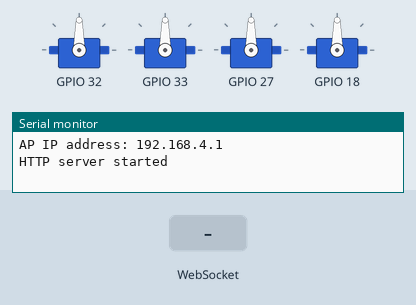
Recording of a sketch running on a simulated ESP32. On the bench: 4 × servo, the last lines printed to the serial monitor. Inputs (shaded band) come from the test bench.

Above: at 1.2 s.
1.3 s: WebSocket text "Base" received
At 2.5 s:
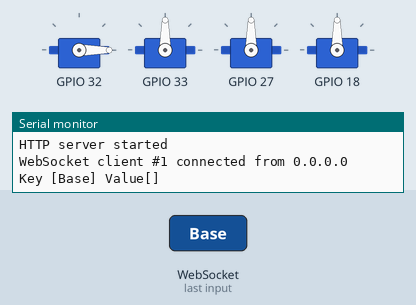
2.8 s: WebSocket text "Shoulder" received
At 3.8 s:
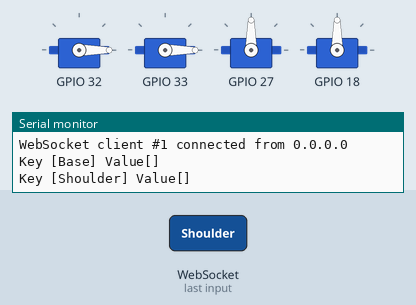
4.3 s: WebSocket text "Elbow" received
At 4.9 s:
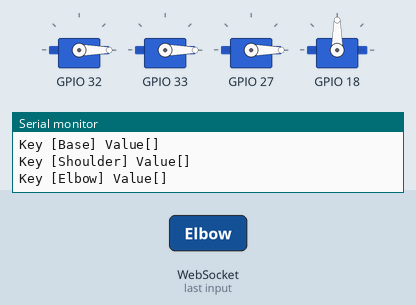
5.8 s: WebSocket text "Gripper" received
At 6.1 s:
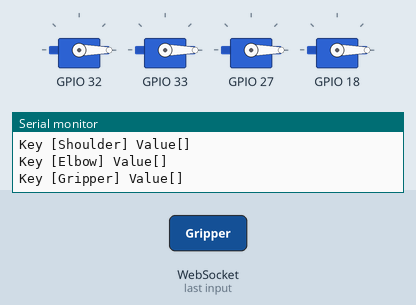
Timing chart, 0 to 8.3 s (numbered marks = the images above; inputs shaded):
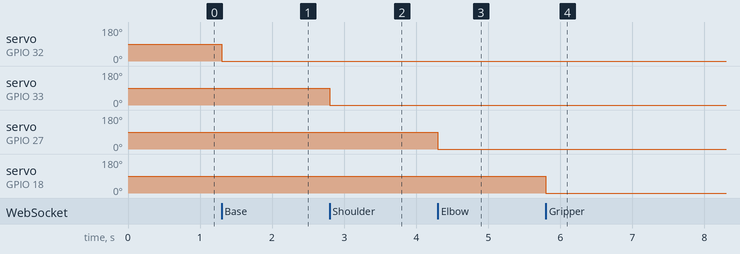

Measured:
- after the input at 1.3 s, servo on GPIO 32: 90° → 0° at once
- after the input at 2.8 s, servo on GPIO 33: 90° → 0° at once
- after the input at 4.3 s, servo on GPIO 27: 90° → 0° at once
- after the input at 5.8 s, servo on GPIO 18: 90° → 0° at once

The sketch:

robotic_arm.ino
```cpp
//192.169.4.1 this is the IP
#include <Arduino.h>
#include <WiFi.h>
#include <AsyncTCP.h>
#include <ESPAsyncWebServer.h>

#include <ESP32Servo.h>
#include <iostream>
#include <sstream>

struct ServoPins
{
  Servo servo;
  int servoPin;
  String servoName;
  int initialPosition;
};
std::vector<ServoPins> servoPins =
{
  { Servo(), 32 , "Base", 90},
  { Servo(), 33 , "Shoulder", 90},
  { Servo(), 27 , "Elbow", 90},
  { Servo(), 18 , "Gripper", 90},
};

unsigned long previousTimeInMilli = millis();

const char* ssid     = "GPK";
const char* password = "12345678";

AsyncWebServer server(80);
AsyncWebSocket wsRobotArmInput("/RobotArmInput");

const char* htmlHomePage PROGMEM = R"HTMLHOMEPAGE(
<!DOCTYPE html>
<html>
  <head>
  <meta name="viewport" content="width=device-width, initial-scale=1, maximum-scale=1, user-scalable=no">
    <style>

    .noselect {
      -webkit-touch-callout: none; /* iOS Safari */
        -webkit-user-select: none; /* Safari */
         -khtml-user-select: none; /* Konqueror HTML */
           -moz-user-select: none; /* Firefox */
            -ms-user-select: none; /* Internet Explorer/Edge */
                user-select: none; /* Non-prefixed version, currently
                                      supported by Chrome and Opera */
    }

    .slidecontainer {
      width: 100%;
    }

    .slider {
      -webkit-appearance: none;
      width: 100%;
      height: 20px;
      border-radius: 5px;
      background: #d3d3d3;
      outline: none;
      opacity: 0.7;
      -webkit-transition: .2s;
      transition: opacity .2s;
    }

    .slider:hover {
      opacity: 1;
    }

    .slider::-webkit-slider-thumb {
      -webkit-appearance: none;
      appearance: none;
      width: 40px;
      height: 40px;
      border-radius: 50%;
      background: red;
      cursor: pointer;
    }

    .slider::-moz-range-thumb {
      width: 40px;
      height: 40px;
      border-radius: 50%;
      background: red;
      cursor: pointer;
    }

    </style>

  </head>
  <body class="noselect" align="center" style="background-color:yellow">

    <h1 style="color: teal;text-align:center;">TECHYGUIDE</h1>
    <h2 style="color: teal;text-align:center;">Robot Arm</h2>

    <table id="mainTable" style="width:400px;margin:auto;table-layout:fixed" CELLSPACING=10>
      <tr/><tr/>
      <tr/><tr/>
      <tr>
        <td style="text-align:left;font-size:25px"><b>Gripper:</b></td>
        <td colspan=2>
         <div class="slidecontainer">
            <input type="range" min="0" max="180" value="90" class="slider" id="Gripper" oninput='sendButtonInput("Gripper",value)'>
          </div>
        </td>
      </tr>
      <tr/><tr/>
      <tr>
        <td style="text-align:left;font-size:25px"><b>Elbow:</b></td>
        <td colspan=2>
         <div class="slidecontainer">
            <input type="range" min="0" max="180" value="90" class="slider" id="Elbow" oninput='sendButtonInput("Elbow",value)'>
          </div>
        </td>
      </tr>
      <tr/><tr/>
      <tr>
        <td style="text-align:left;font-size:25px"><b>Shoulder:</b></td>
        <td colspan=2>
         <div class="slidecontainer">
            <input type="range" min="0" max="180" value="90" class="slider" id="Shoulder" oninput='sendButtonInput("Shoulder",value)'>
          </div>
        </td>
      </tr>
      <tr/><tr/>
      <tr>
        <td style="text-align:left;font-size:25px"><b>Waist:</b></td>
        <td colspan=2>
         <div class="slidecontainer">
            <input type="range" min="0" max="180" value="90" class="slider" id="Base" oninput='sendButtonInput("Base",value)'>
          </div>
        </td>
      </tr>
    </table>

    <script>
      var webSocketRobotArmInputUrl = "ws:\/\/" + window.location.hostname + "/RobotArmInput";
      var websocketRobotArmInput;

      function initRobotArmInputWebSocket()
      {
        websocketRobotArmInput = new WebSocket(webSocketRobotArmInputUrl);
        websocketRobotArmInput.onopen    = function(event){};
        websocketRobotArmInput.onclose   = function(event){setTimeout(initRobotArmInputWebSocket, 2000);};
        websocketRobotArmInput.onmessage    = function(event)
        {
          var keyValue = event.data.split(",");
          var button = document.getElementById(keyValue[0]);
          button.value = keyValue[1];
        };
      }

      function sendButtonInput(key, value)
      {
        var data = key + "," + value;
        websocketRobotArmInput.send(data);
      }

      window.onload = initRobotArmInputWebSocket;
      document.getElementById("mainTable").addEventListener("touchend", function(event){
        event.preventDefault()
      });
    </script>
  </body>
</html>
)HTMLHOMEPAGE";

void handleRoot(AsyncWebServerRequest *request)
{
  request->send_P(200, "text/html", htmlHomePage);
}

void handleNotFound(AsyncWebServerRequest *request)
{
    request->send(404, "text/plain", "File Not Found");
}

void onRobotArmInputWebSocketEvent(AsyncWebSocket *server,
                      AsyncWebSocketClient *client,
                      AwsEventType type,
                      void *arg,
                      uint8_t *data,
                      size_t len)
{
  switch (type)
  {
    case WS_EVT_CONNECT:
      Serial.printf("WebSocket client #%u connected from %s\n", client->id(), client->remoteIP().toString().c_str());
      sendCurrentRobotArmState();
      break;
    case WS_EVT_DISCONNECT:
      Serial.printf("WebSocket client #%u disconnected\n", client->id());
      break;
    case WS_EVT_DATA:
      AwsFrameInfo *info;
      info = (AwsFrameInfo*)arg;
      if (info->final && info->index == 0 && info->len == len && info->opcode == WS_TEXT)
      {
        std::string myData = "";
        myData.assign((char *)data, len);
        std::istringstream ss(myData);
        std::string key, value;
        std::getline(ss, key, ',');
        std::getline(ss, value, ',');
        Serial.printf("Key [%s] Value[%s]\n", key.c_str(), value.c_str());
        int valueInt = atoi(value.c_str());

        if (key == "Base")
        {
          writeServoValues(0, valueInt);
        }
        else if (key == "Shoulder")
        {
          writeServoValues(1, valueInt);
        }
        else if (key == "Elbow")
        {
          writeServoValues(2, valueInt);
        }
        else if (key == "Gripper")
        {
          writeServoValues(3, valueInt);
        }

      }
      break;
    case WS_EVT_PONG:
    case WS_EVT_ERROR:
      break;
    default:
      break;
  }
}

void sendCurrentRobotArmState()
{
  for (int i = 0; i < servoPins.size(); i++)
  {
    wsRobotArmInput.textAll(servoPins[i].servoName + "," + servoPins[i].servo.read());
  }
}

void writeServoValues(int servoIndex, int value)
{
  servoPins[servoIndex].servo.write(value);
}

void setUpPinModes()
{
  for (int i = 0; i < servoPins.size(); i++)
  {
    servoPins[i].servo.attach(servoPins[i].servoPin);
    servoPins[i].servo.write(servoPins[i].initialPosition);
  }
}


void setup(void)
{
  setUpPinModes();
  Serial.begin(115200);

  WiFi.softAP(ssid, password);
  IPAddress IP = WiFi.softAPIP();
  Serial.print("AP IP address: ");
  Serial.println(IP);

  server.on("/", HTTP_GET, handleRoot);
  server.onNotFound(handleNotFound);

  wsRobotArmInput.onEvent(onRobotArmInputWebSocketEvent);
  server.addHandler(&wsRobotArmInput);

  server.begin();
  Serial.println("HTTP server started");

}

void loop()
{
  wsRobotArmInput.cleanupClients();
}
```
